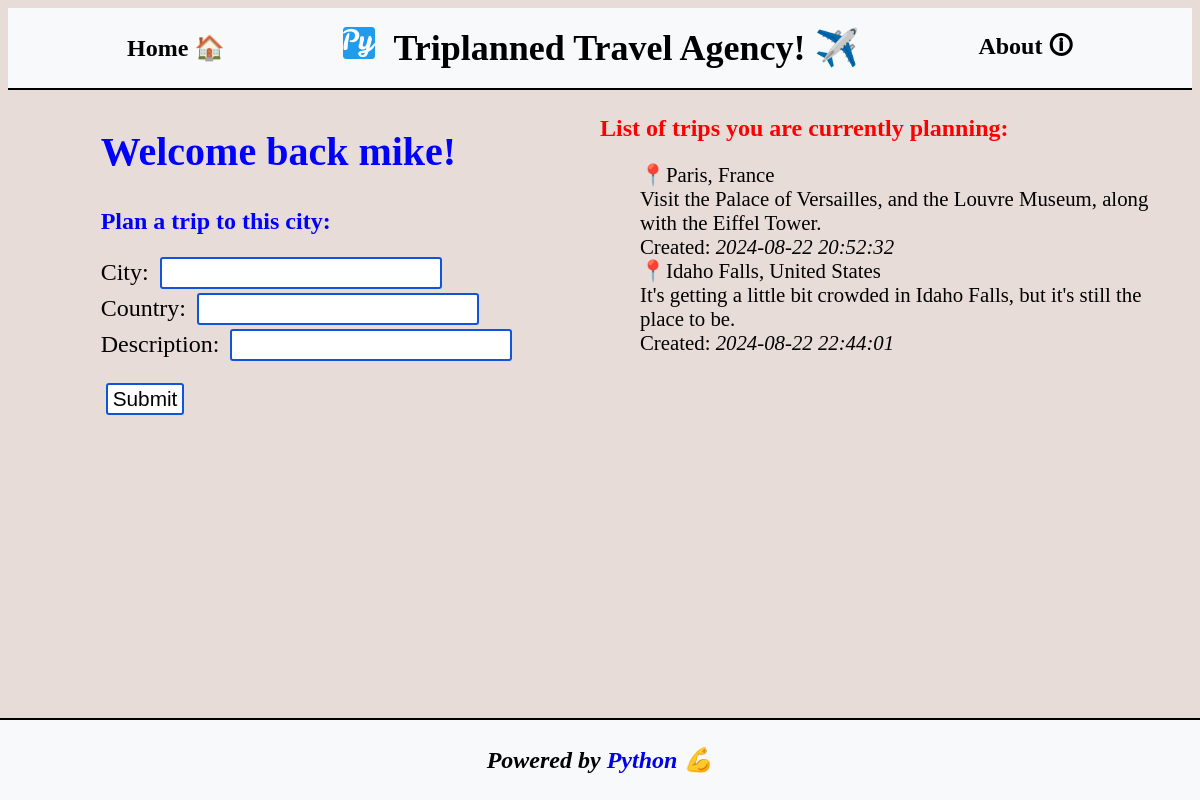
The app's page /profile (signed in) with its own data.
### tables this page shows
CREATE TABLE posts
                (
                id INTEGER PRIMARY KEY,
                username TEXT NOT NULL,
                city TEXT NOT NULL,
                country TEXT NOT NULL,
                description TEXT NOT NULL,
                created TEXT DEFAULT CURRENT_TIMESTAMP
                );

### app.py (the view, shortened to what this page needs)
@app.route("/profile", methods=["GET", "POST"])
def profile():
    if request.method == 'GET':
        if "username" in session:
            username = session["username"]
        elif request.args.get("username") and "username" in session:
            username = request.args.get("username")
        elif request.args.get("username") and "username" not in session:
            return redirect("/", code=302)
        else:
            return redirect("/", code=302)
        conn = sqlite3.connect("./data/database.db")
        curs = conn.cursor()
        posts = (curs.execute("SELECT * FROM posts WHERE username = ?",(username,),).fetchall())
        conn.commit()
        conn.close()
        return render_template("user.html", username=username, posts=posts)

### templates/user.html (shortened to what this page needs)
{% extends "base.html" %}
{% block content %}
<section class="grid-container">
    <div>
        <h1 class="headline-h1">Welcome back {{ username }}!</h1>
        <h1>Plan a trip to this city:</h1>
        <form action="/profile" method="post">
            <label for="city">City: </label>
            <input type="text" name="city">
            <br>
            <label for="country">Country: </label>
            <input type="text" name="country">
            <br>
            <label for="description">Description: </label>
            <input type="text" name="description">
            <br><br>
            <input type="submit" value="Submit">
        </form>
    </div>
    <div>
        <h2>List of trips you are currently planning: </h2>
        <ul>
            {% for post in posts %}
            <li>&#128205;{{ post[2] }}, {{ post[3]}}</li>
            <li>{{ post[4] }}</li>
            <li>Created: <i>{{ post[5] }}</i></li>
            {% endfor %}
        </ul>
    </div>
</section>
{% endblock %}

### static/css/style.css (style rules this page uses)
body { background-color: #E8DCD9; font-family: cursive; }
h1 { color: blue; }
h2, .info { color: red; }
ul { font-size: 1.3em; list-style-type: none; }
form label { font-size: 1.5em; font-weight: 500; color: black; }
form input { width: auto; font-size: 1.3em; font-weight: 500; margin: 2px 5px; padding: 2px 5px; color: black; background: #FFFFFF; border: 2px solid #0f54dd; border-radius: 3px; }
.headline-h1 { font-size: 2.5em; font-weight: 600; }
.grid-container { display: grid; grid-template-columns: repeat(2, 1fr); justify-content: center; justify-items: center; align-items: flex-start; }

### records on screen
posts: city "Paris", country "France", description "Visit the Palace of Versailles, and the Louvre Museum, along with the Eiffel Tower.", created "2024-08-22 20:52:32"
posts: city "Idaho Falls", country "United States", description "It's getting a little bit crowded in Idaho Falls, but it's still the place to be.", created "2024-08-22 22:44:01"

### other values on screen
{{ username }} "mike"
